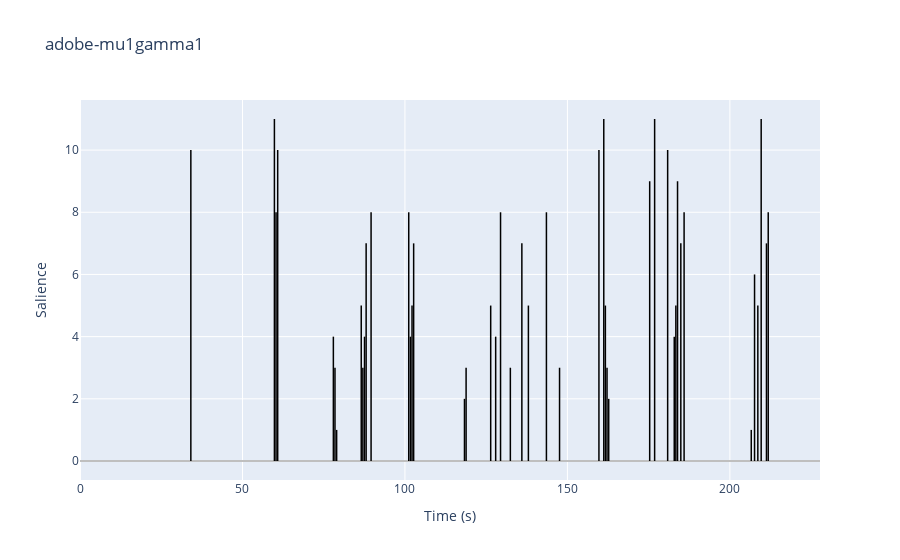

The notebook cell saved with this chart:
### Code cell
est.to_contour().plot().show(width=650, height=550)

### Figure 1 — Plotly figure (JSON) as saved in the notebook; plotly's stock layout.template omitted (floating-point values rounded to 4 significant figures; data arrays with more than 128 entries replaced by an {"elided": "..."} marker saying what was removed)
{"data": [{"hovertemplate": "<b>Boundary</b><br>Time: %{x:.3f}s<br>Salience: %{y:.3f}<extra></extra>", "line": {"color": "black", "width": 1.5}, "mode": "lines", "type": "scatter", "x": {"elided": "135 float values"}, "y": {"elided": "135 int values"}}], "layout": {"shapes": [{"line": {"color": "black", "width": 1}, "opacity": 0.5, "type": "line", "x0": 0, "x1": 1, "xref": "x domain", "y0": 0, "y1": 0, "yref": "y"}], "showlegend": false, "title": {"text": "adobe-mu1gamma1"}, "xaxis": {"range": [0, 227.7], "title": {"text": "Time (s)"}}, "yaxis": {"title": {"text": "Salience"}}}}
